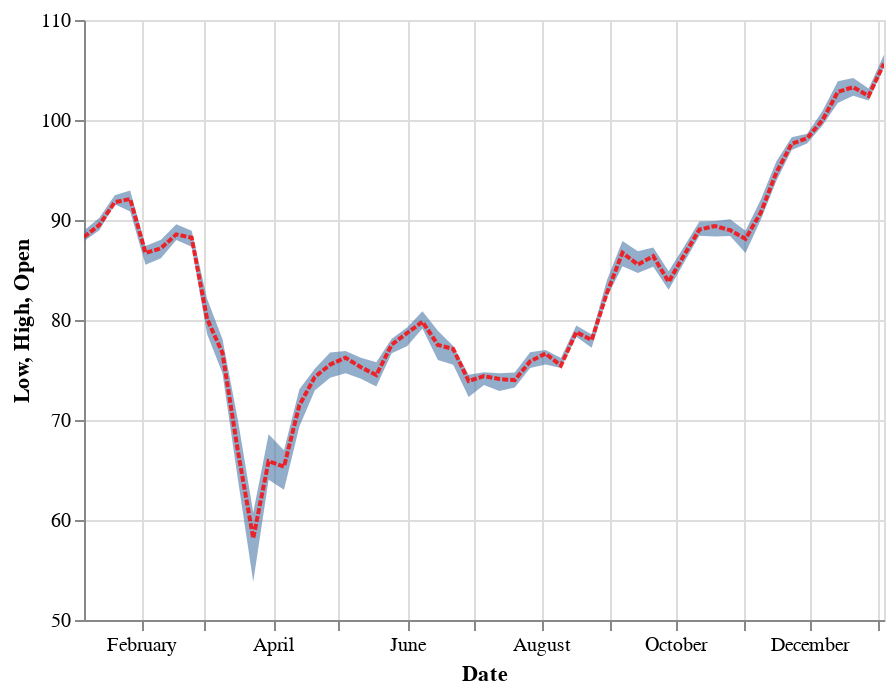

Source (notebook cell):
### Markdown cell above
Looking pretty okay!  Little bit less jagged.  What if we wanted to also plot, say, the mean Opening value per week of the stock on this plot?  Maybe as a dotted line between these values?  Let's try it out.

### Code cell
df_resampled = df.set_index("Date").resample("W-MON").mean()

chart_highlow = (
    alt.Chart(df_resampled.reset_index())
    .mark_area(opacity=0.6)
    .encode(
        x="Date:T", y=alt.Y("Low:Q", scale=alt.Scale(zero=False)), y2=alt.Y2("High:Q")
    )
)

chart_opening = (
    alt.Chart(df_resampled.reset_index())
    .mark_line(opacity=0.8, strokeDash=[3, 1])
    .encode(
        x="Date:T",
        y=alt.Y("Open:Q", scale=alt.Scale(zero=False)),
        color=alt.value("red"),
    )
)

alt.layer(chart_highlow, chart_opening).interactive()

### Figure 1 — Vega-Lite specification as saved in the notebook (floating-point values rounded to 4 significant figures)
{"config": {"view": {"continuousWidth": 400, "continuousHeight": 300}}, "layer": [{"data": {"name": "data-bdd7ea871a90f79592dc102a75e1891d"}, "mark": {"type": "area", "opacity": 0.6}, "encoding": {"x": {"field": "Date", "type": "temporal"}, "y": {"field": "Low", "scale": {"zero": false}, "type": "quantitative"}, "y2": {"field": "High"}}, "selection": {"selector031": {"type": "interval", "bind": "scales", "encodings": ["x", "y"]}}}, {"data": {"name": "data-bdd7ea871a90f79592dc102a75e1891d"}, "mark": {"type": "line", "opacity": 0.8, "strokeDash": [3, 1]}, "encoding": {"color": {"value": "red"}, "x": {"field": "Date", "type": "temporal"}, "y": {"field": "Open", "scale": {"zero": false}, "type": "quantitative"}}}], "$schema": "https://vega.github.io/schema/vega-lite/v4.17.0.json", "datasets": {"data-bdd7ea871a90f79592dc102a75e1891d": [{"Date": "2020-01-06T00:00:00", "Open": 88.3, "High": 88.95, "Low": 87.87}, {"Date": "2020-01-13T00:00:00", "Open": 89.51, "High": 90.23, "Low": 88.96}, {"Date": "2020-01-20T00:00:00", "Open": 91.78, "High": 92.47, "Low": 91.57}, {"Date": "2020-01-27T00:00:00", "Open": 92.1, "High": 92.96, "Low": 90.86}, {"Date": "2020-02-03T00:00:00", "Open": 86.7, "High": 87.4, "Low": 85.52}, {"Date": "2020-02-10T00:00:00", "Open": 87.17, "High": 88.03, "Low": 86.18}, {"Date": "2020-02-17T00:00:00", "Open": 88.56, "High": 89.56, "Low": 88.0}, {"Date": "2020-02-24T00:00:00", "Open": 88.22, "High": 88.92, "Low": 87.32}, {"Date": "2020-03-02T00:00:00", "Open": 80.11, "High": 82.14, "Low": 78.61}, {"Date": "2020-03-09T00:00:00", "Open": 76.71, "High": 78.09, "Low": 74.68}, {"Date": "2020-03-16T00:00:00", "Open": 66.92, "High": 70.03, "Low": 64.1}, {"Date": "2020-03-23T00:00:00", "Open": 58.17, "High": 60.75, "Low": 53.82}, {"Date": "2020-03-30T00:00:00", "Open": 65.88, "High": 68.57, "Low": 64.03}, {"Date": "2020-04-06T00:00:00", "Open": 65.33, "High": 66.97, "Low": 63.02}, {"Date": "2020-04-13T00:00:00", "Open": 71.47, "High": 73.07, "Low": 69.34}, {"Date": "2020-04-20T00:00:00", "Open": 74.29, "High": 75.13, "Low": 72.95}, {"Date": "2020-04-27T00:00:00", "Open": 75.54, "High": 76.75, "Low": 74.24}, {"Date": "2020-05-04T00:00:00", "Open": 76.23, "High": 76.9, "Low": 74.67}, {"Date": "2020-05-11T00:00:00", "Open": 75.28, "High": 76.21, "Low": 74.14}, {"Date": "2020-05-18T00:00:00", "Open": 74.49, "High": 75.78, "Low": 73.36}, {"Date": "2020-05-25T00:00:00", "Open": 77.53, "High": 78.12, "Low": 76.67}, {"Date": "2020-06-01T00:00:00", "Open": 78.7, "High": 79.25, "Low": 77.39}, {"Date": "2020-06-08T00:00:00", "Open": 79.83, "High": 80.87, "Low": 79.14}, {"Date": "2020-06-15T00:00:00", "Open": 77.51, "High": 78.93, "Low": 76.0}, {"Date": "2020-06-22T00:00:00", "Open": 77.1, "High": 77.41, "Low": 75.53}, {"Date": "2020-06-29T00:00:00", "Open": 73.9, "High": 74.53, "Low": 72.31}, {"Date": "2020-07-06T00:00:00", "Open": 74.39, "High": 74.78, "Low": 73.5}, {"Date": "2020-07-13T00:00:00", "Open": 74.1, "High": 74.67, "Low": 72.9}, {"Date": "2020-07-20T00:00:00", "Open": 73.99, "High": 74.74, "Low": 73.26}, {"Date": "2020-07-27T00:00:00", "Open": 75.87, "High": 76.78, "Low": 75.19}, {"Date": "2020-08-03T00:00:00", "Open": 76.64, "High": 77.0, "Low": 75.56}, {"Date": "2020-08-10T00:00:00", "Open": 75.44, "High": 76.2, "Low": 75.21}, {"Date": "2020-08-17T00:00:00", "Open": 78.78, "High": 79.44, "Low": 78.33}, {"Date": "2020-08-24T00:00:00", "Open": 78.0, "High": 78.56, "Low": 77.24}, {"Date": "2020-08-31T00:00:00", "Open": 82.73, "High": 84.02, "Low": 82.33}, {"Date": "2020-09-07T00:00:00", "Open": 86.72, "High": 87.9, "Low": 85.38}, {"Date": "2020-09-14T00:00:00", "Open": 85.54, "High": 86.88, "Low": 84.71}, {"Date": "2020-09-21T00:00:00", "Open": 86.38, "High": 87.24, "Low": 85.33}, {"Date": "2020-09-28T00:00:00", "Open": 83.82, "High": 84.87, "Low": 83.03}, {"Date": "2020-10-05T00:00:00", "Open": 86.47, "High": 87.33, "Low": 85.72}, {"Date": "2020-10-12T00:00:00", "Open": 89.04, "High": 89.86, "Low": 88.43}, {"Date": "2020-10-19T00:00:00", "Open": 89.4, "High": 89.9, "Low": 88.36}, {"Date": "2020-10-26T00:00:00", "Open": 88.98, "High": 90.07, "Low": 88.4}, {"Date": "2020-11-02T00:00:00", "Open": 88.12, "High": 88.91, "Low": 86.69}, {"Date": "2020-11-09T00:00:00", "Open": 90.77, "High": 92.07, "Low": 90.05}, {"Date": "2020-11-16T00:00:00", "Open": 94.74, "High": 95.85, "Low": 93.91}, {"Date": "2020-11-23T00:00:00", "Open": 97.62, "High": 98.29, "Low": 96.99}, {"Date": "2020-11-30T00:00:00", "Open": 98.17, "High": 98.63, "Low": 97.65}, {"Date": "2020-12-07T00:00:00", "Open": 99.98, "High": 100.9, "Low": 99.44}, {"Date": "2020-12-14T00:00:00", "Open": 102.8, "High": 103.9, "Low": 101.7}, {"Date": "2020-12-21T00:00:00", "Open": 103.3, "High": 104.2, "Low": 102.4}, {"Date": "2020-12-28T00:00:00", "Open": 102.4, "High": 103.1, "Low": 102.0}, {"Date": "2021-01-04T00:00:00", "Open": 105.6, "High": 106.5, "Low": 105.3}]}}
